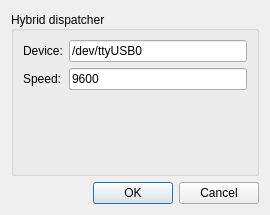
<?xml version="1.0" encoding="UTF-8"?>
<ui version="4.0">
 <class>hybridDialog</class>
 <widget class="QDialog" name="hybridDialog">
  <property name="geometry">
   <rect>
    <x>0</x>
    <y>0</y>
    <width>270</width>
    <height>215</height>
   </rect>
  </property>
  <property name="minimumSize">
   <size>
    <width>270</width>
    <height>0</height>
   </size>
  </property>
  <property name="windowTitle">
   <string>Dialog</string>
  </property>
  <layout class="QVBoxLayout" name="verticalLayout">
   <item>
    <widget class="QGroupBox" name="groupBox">
     <property name="title">
      <string>Hybrid dispatcher</string>
     </property>
     <property name="alignment">
      <set>Qt::AlignLeading|Qt::AlignLeft|Qt::AlignVCenter</set>
     </property>
     <layout class="QFormLayout" name="formLayout">
      <item row="0" column="0">
       <widget class="QLabel" name="deviceLabel">
        <property name="text">
         <string>Device:</string>
        </property>
       </widget>
      </item>
      <item row="0" column="1">
       <widget class="QLineEdit" name="deviceLineEdit">
        <property name="text">
         <string>/dev/ttyUSB0</string>
        </property>
       </widget>
      </item>
      <item row="1" column="0">
       <widget class="QLabel" name="speedLabel">
        <property name="text">
         <string>Speed:</string>
        </property>
       </widget>
      </item>
      <item row="1" column="1">
       <widget class="QLineEdit" name="speedLineEdit">
        <property name="text">
         <string>9600</string>
        </property>
       </widget>
      </item>
     </layout>
    </widget>
   </item>
   <item>
    <widget class="QDialogButtonBox" name="buttonBox">
     <property name="orientation">
      <enum>Qt::Horizontal</enum>
     </property>
     <property name="standardButtons">
      <set>QDialogButtonBox::Cancel|QDialogButtonBox::Ok</set>
     </property>
    </widget>
   </item>
  </layout>
 </widget>
 <resources/>
 <connections>
  <connection>
   <sender>buttonBox</sender>
   <signal>accepted()</signal>
   <receiver>hybridDialog</receiver>
   <slot>accept()</slot>
   <hints>
    <hint type="sourcelabel">
     <x>248</x>
     <y>254</y>
    </hint>
    <hint type="destinationlabel">
     <x>157</x>
     <y>274</y>
    </hint>
   </hints>
  </connection>
  <connection>
   <sender>buttonBox</sender>
   <signal>rejected()</signal>
   <receiver>hybridDialog</receiver>
   <slot>reject()</slot>
   <hints>
    <hint type="sourcelabel">
     <x>316</x>
     <y>260</y>
    </hint>
    <hint type="destinationlabel">
     <x>286</x>
     <y>274</y>
    </hint>
   </hints>
  </connection>
 </connections>
</ui>
